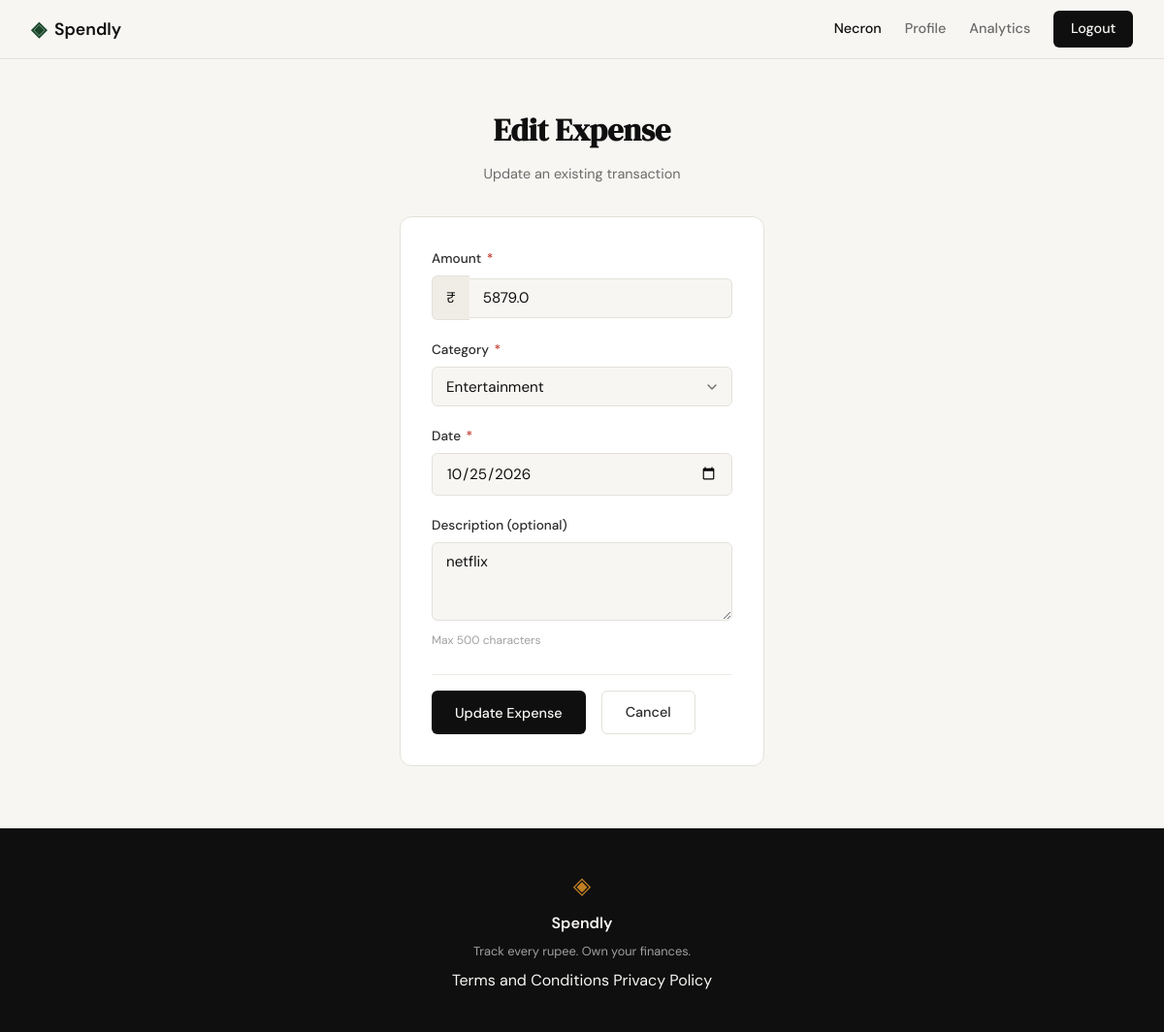
Before: /expenses/35/edit (signed in) with the older database file.
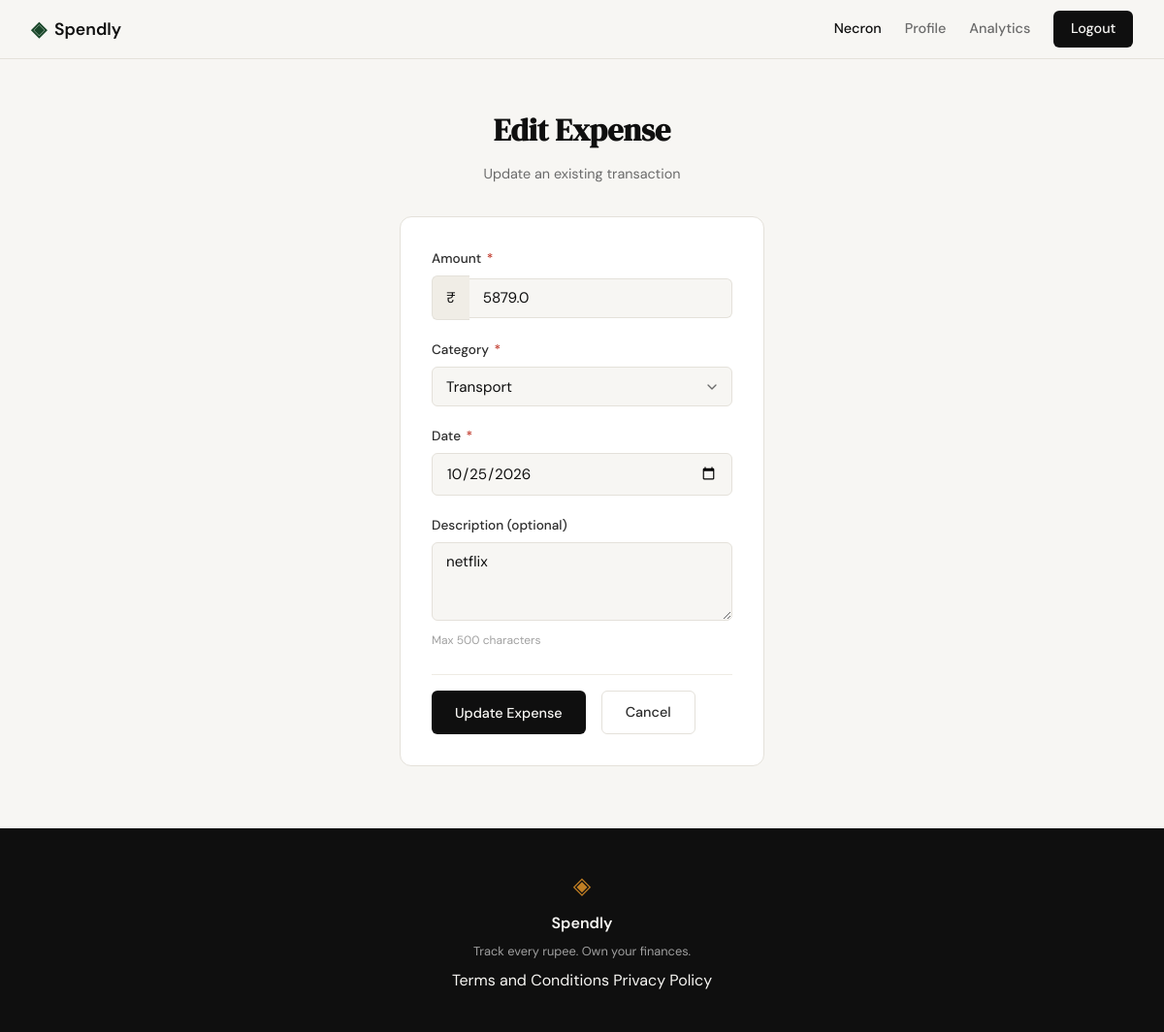
After: the same page with the newer database file.
### tables this page shows
CREATE TABLE expenses (
            id INTEGER PRIMARY KEY AUTOINCREMENT,
            user_id INTEGER NOT NULL REFERENCES users(id),
            amount REAL NOT NULL,
            category TEXT NOT NULL,
            date TEXT NOT NULL,
            description TEXT,
            created_at TEXT DEFAULT CURRENT_TIMESTAMP
        );

### app.py (the view)
@app.route("/expenses/<int:id>/edit")
def edit_expense(id):
    if not session.get("user_id"):
        flash("Please sign in to edit an expense", "error")
        return redirect(url_for("login"))
    user_id = session["user_id"]
    expense = get_expense_by_id(user_id, id)
    if not expense:
        abort(404)
    today = date.today().isoformat()
    return render_template("edit_expense.html", expense=expense, today=today)

### database/db.py (called while the page is built)
def get_db():
    db_path = os.path.join(os.path.dirname(os.path.dirname(os.path.abspath(__file__))), "spendly.db")
    conn = sqlite3.connect(db_path)
    conn.row_factory = sqlite3.Row
    conn.execute("PRAGMA foreign_keys = ON")
    return conn

### database/queries.py (called while the page is built)
def get_expense_by_id(user_id: int, expense_id: int) -> dict | None:
    conn = get_db()
    cursor = conn.cursor()
    cursor.execute(
        "SELECT * FROM expenses WHERE id = ? AND user_id = ?",
        (expense_id, user_id)
    )
    expense = cursor.fetchone()
    conn.close()
    if expense:
        return dict(expense)
    return None

### templates/edit_expense.html (shortened to what this page needs)
{% extends "base.html" %}
{% block content %}
<section class="add-expense-section">
    <header class="add-expense-header">
        <h1 class="add-expense-title">Edit Expense</h1>
        <p class="add-expense-subtitle">Update an existing transaction</p>
    </header>
    <form class="add-expense-form" method="POST" action="{{ url_for('edit_expense', id=expense.id) }}">
        <div class="form-group">
            <label for="amount" class="form-label">Amount <span class="required">*</span></label>
            <div class="input-with-prefix">
                <span class="input-prefix">₹</span>
                <input type="number" id="amount" name="amount" class="form-input"
                       step="0.01" min="0.01" required
                       value="{{ request.form.amount if request.form.amount else expense.amount }}"
                       placeholder="0.00">
            </div>
        </div>
        <div class="form-group">
            <label for="category" class="form-label">Category <span class="required">*</span></label>
            <select id="category" name="category" class="form-input form-select" required>
                <option value="Transport" {% if (request.form.category == 'Transport') or (not request.form.category and expense.category == 'Transport') %}selected{% endif %}>Transport</option>
                <option value="Entertainment" {% if (request.form.category == 'Entertainment') or (not request.form.category and expense.category == 'Entertainment') %}selected{% endif %}>Entertainment</option>
            </select>
        </div>
        <div class="form-group">
            <label for="date" class="form-label">Date <span class="required">*</span></label>
            <input type="date" id="date" name="date" class="form-input"
                   max="{{ today }}"
                   value="{{ request.form.date if request.form.date else expense.date }}"
                   required>
        </div>
        <div class="form-group">
            <label for="description" class="form-label">Description (optional)</label>
            <textarea id="description" name="description" class="form-input form-textarea"
                      maxlength="500" rows="3"
                      placeholder="Optional: Add a note...">{{ request.form.description if request.form.description else (expense.description if expense.description else '') }}</textarea>
            <div class="form-hint">Max 500 characters</div>
        </div>
        <div class="form-actions">
            <button type="submit" class="btn-primary">Update Expense</button>
            <a href="{{ url_for('profile') }}" class="btn-secondary">Cancel</a>
        </div>
    </form>
</section>
{% endblock %}

### templates/base.html (shortened to what this page needs)
<!DOCTYPE html>
<html lang="en">
<head>
    <link rel="stylesheet" href="{{ url_for('static', filename='css/style.css') }}">
</head>
<body>
    <nav class="navbar">
        <div class="nav-inner">
            <a href="{{ url_for('landing') }}" class="nav-brand">
                <span class="brand-icon">◈</span>
                <span class="brand-name">Spendly</span>
            </a>
            <div class="nav-links">
                {% if session.user_id %}
                    <span class="nav-user">{{ session.user_name }}</span>
                    <a href="{{ url_for('profile') }}" {% if request.endpoint == 'profile' %}class="active"{% endif %}>Profile</a>
                    <a href="{{ url_for('analytics') }}" {% if request.endpoint == 'analytics' %}class="active"{% endif %}>Analytics</a>
                    <a href="{{ url_for('logout') }}" class="nav-cta">Logout</a>
                {% else %}
                    <a href="{{ url_for('login') }}">Sign in</a>
                    <a href="{{ url_for('register') }}" class="nav-cta">Get started</a>
                {% endif %}
            </div>
        </div>
    </nav>
    <main class="main-content">
        {% block content %}{% endblock %}
    </main>
    <footer class="footer">
        <div class="footer-inner">
            <span class="brand-icon">◈</span>
            <span class="footer-name">Spendly</span>
            <p class="footer-copy">Track every rupee. Own your finances.</p>
            <div class="footer-links">
                <a href="{{ url_for('terms') }}">Terms and Conditions</a>
                <a href="{{ url_for('privacy') }}">Privacy Policy</a>
            </div>
        </div>
    </footer>
</body>
</html>

Changed rows visible on the page:
changed expenses "netflix": category "Entertainment" → "Transport"
